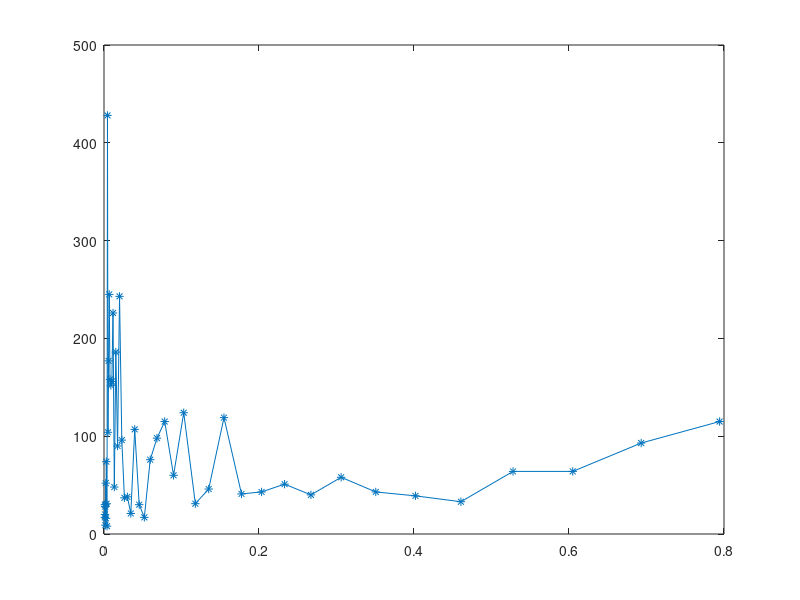

This chart was generated by the following MATLAB code:
%%%
% MPC-425, Exercise 2
%%%
function ex2

% Problem:
%  min  0.5 * z' * prob.H * z + prob.q' * z
%  s.t. prob.G * z <= prob.d

steps_list = [];
mu_list = [];
for mu = logspace(-3,-0.1,50)
    close all
    
    opt.mu = mu;
    mu_list = [mu_list, mu];
    %% Choose problem parameters
    dim   = 2; % Number of optimization variables
    speed = 'slow'; % set to 'fast' for fast convergence, and 'slow' to see what's going on
    seed  = ceil(100*rand); % Set to any integer to choose the randomly generated problem
    
    display = 0;
    [prob,opt] = setupEx2(dim, speed, seed, display);
    
    %%%%%%%%%%%%%%%%%%% THE BARRIER METHOD %%%%%%%%%%%%%%%%%%%
    %%%%%%%%%%%%%%%%%%% THE BARRIER METHOD %%%%%%%%%%%%%%%%%%%
    
    % Initialize
    kappa = opt.kappa0;
    z     = prob.z0;
    zprev = z;
    
    % Outer loop
    stats.outerIterations = 0;
    stats.innerIterations = 0;
    
    opt.mu = mu;
    tic
    while kappa > opt.epsilon % Stop once the barrier term is small
        stats.outerIterations = stats.outerIterations + 1;
        
        % Inner loop (centering step)
        while 1
            stats.innerIterations = stats.innerIterations + 1;
            if any(prob.d-prob.G*z < 0), error('Current point z is not feasible'); end
            
            %vvvvvvvvvvvvvvvv YOUR CODE HERE vvvvvvvvvvvvvvvvvvv
            
            % Compute search direction
            Dz = inv(prob.H + kappa * prob.grad2Phi(z)) * ...
                (-prob.H * z - prob.q - kappa * prob.gradPhi(z));
            
            %^^^^^^^^^^^^^^^^ YOUR CODE HERE ^^^^^^^^^^^^^^^^^^^
            
            if dim == 2 && display
                plot([z(1);zprev(1)],[z(2);zprev(2)],'k.-','markersize',10);
                drawnow;
            end
            
            t = 1;
            
            % Reduce t until z+t*Dz is feasible
            % (Backtrack for feasibility)
            % Use opt.beta / opt.alpha as the backtracking parameters
            
            while t > opt.epsilon && any(prob.G*(z+t*Dz) > prob.d)
                t = opt.beta*t;
            end
            
            % Reduce t to minimize f(z+t*Dz)
            % Use opt.beta / opt.alpha as the backtracking parameters
            
            while t > opt.epsilon
                fup   = prob.f(z+t*Dz) + kappa * prob.phi(z+t*Dz);
                df    = prob.gradF(z)  + kappa * prob.gradPhi(z);
                fdown = prob.f(z)      + kappa * prob.phi(z) + opt.alpha*t*df'*Dz;
                
                if fup < fdown, break; end
                t=opt.beta*t;
            end
            
            % Termination condition
            % We stop if we're no longer making any progress, either because the
            % step size t is very small, or the size of the gradient is very small
            if t < opt.epsilon || norm(Dz) < opt.epsilon, break; end
            
            % Slow down convergence so we can see what's going on
            if opt.slow, t = min([t t/(20*norm(Dz)) ]); end
            
            % Take step
            zprev = z;
            z = z + t*Dz;
        end
        
        if dim == 2 && display, plot(z(1),z(2),'ro'); drawnow; end
        
        % Decrease barrier parameter
        kappa = kappa * opt.mu;
    end
    stats.solveTime = toc;
    
    %%%%%%%%%%%%%%%%%%% THE BARRIER METHOD %%%%%%%%%%%%%%%%%%%
    %%%%%%%%%%%%%%%%%%% THE BARRIER METHOD %%%%%%%%%%%%%%%%%%%
    
    
    %%
    % Solve the optimization problem and compare
    tic
    [zopt,fval,flag] = quadprog(prob.H,prob.q,prob.G,prob.d);
    stats.quadprogSolveTime = toc;
    if flag ~= 1, error('Could not solve optimization problem'); end
    
    fprintf('---------------------\n');
    fprintf('Your optimal cost: %f\n', prob.f(z));
    fprintf('True optimal cost: %f\n', fval);
    fprintf('Error = %f\n\n', abs(prob.f(z) - fval));
    
    
    if dim==2
        fprintf('---------------------\n');
        fprintf('Your optimal solution: [%.3f %.3f]\n', z(1), z(2));
        fprintf('True optimal solution: [%.3f %.3f]\n', zopt(1), zopt(2));
        fprintf('Norm of error = %f\n\n', norm(z-zopt));
    end
    
    fprintf('---------------------\n');
    fprintf('Solution statistics:\n');
    fprintf('  Number of outer iterations: %i\n', stats.outerIterations);
    fprintf('  Number of inner iterations: %i\n', stats.innerIterations);
    fprintf('  Solve time:                 %.2f seconds\n', stats.solveTime);
    fprintf('  Matlab solve time:          %.2f seconds\n', stats.quadprogSolveTime);
    
    steps_list = [steps_list, stats.innerIterations];
end

figure(2)
plot(mu_list, steps_list, '*-');
end

function [prob, opt] = setupEx2(dim, speed, seed, display)
%
% Setup a random quadratic program
%

%% Create a random quadratic program with dim variables
prob = randomQP(dim, seed);

%% Plot the problem
if dim == 2 && display == 1
    plotOptimization(prob);
end

%% Barrier method parameters
% Select 'true' for slow convergence, so you can see the central path.
% Select 'false' for standard, fast convergence
opt = setBarrierParameters(strncmp(speed, 'slow', 1));

end

%% Set the optimization parameters
function opt = setBarrierParameters(isSlow)
if isSlow
    % Use these parameters for "slow" convergence, so you can see the central path
    opt.kappa0  = 100;   % Initial value of barrier parameter
    opt.alpha   = 0.02;  % Line search parameters
    opt.beta    = 0.9;
    opt.mu      = 0.8;   % Decrease rate for barrier parameter
    opt.epsilon = 1e-3;  % Optimality tolerance
    opt.slow    = true;
else
    % Use these parameters for "fast" convergence, to solve the optimization problem
    opt.kappa0  = 1;
    opt.alpha   = 0.02;
    opt.beta    = 0.7;
    opt.mu      = 1e-2;
    opt.epsilon = 1e-8;
    opt.slow    = false;
end
end

%% Plot the optimization problem (if it is 2D)
function plotOptimization(prob)
if prob.dim ~= 2
    fprintf('Can only plot two dimensional optimization problems\n');
    return
end
clf; hold on; grid on;
try
    P = Polyhedron(prob.G,prob.d);
    P.plot('alpha',0.1,'linewidth',3,'color','k');
    %plotPolyLine(polytope(prob.G,prob.d),'k',3);
    
    %[X,Y] = gridPolytope(polytope(prob.G,prob.d),50);
    [B,l,u]=bounding_box(polytope(prob.G,prob.d));
    [X,Y] = meshgrid(linspace(l(1)-0.1,u(1)+0.1,50),linspace(l(2)-0.1,u(2)+0.1,50));
    F = 0*X;
    for i = 1:size(X,1)
        for j = 1:size(X,2)
            z = [X(i,j);Y(i,j)];
            F(i,j) = prob.f(z);
        end
    end
    contour(X,Y,F,20);
catch
    warning('Could not plot the constraints - possibly MPT is not installed?');
end

% Compute optimal solution and plot
try
    [zopt,fval,flag] = quadprog(prob.H,prob.q,prob.G,prob.d);
    if flag ~= 1, error('Could not solve optimization problem'); end
    plot(zopt(1),zopt(2),'ko','markersize',10,'markerfacecolor','k');
    text(zopt(1)+0.05,zopt(2),'Optimal point','fontweight','bold','fontsize',12,'backgroundcolor','w');
    plot(prob.z0(1),prob.z0(2),'ko','markersize',10,'markerfacecolor','k');
    text(prob.z0(1)+0.05,prob.z0(2),'Initial point','fontweight','bold','fontsize',12,'backgroundcolor','w');
catch
    warning('Could not compute the optimal solution - possibly optimization toolbox isn''t installed?');
end

% Compute analytic center and plot
try
    x = sdpvar(size(prob.G,2),1);
    dd = optimize(prob.d-prob.G*x >= 0, -geomean(prob.d-prob.G*x));
    if dd.problem ~= 0, error('Could not compute analytic center'); end
    x = double(x);
    plot(x(1),x(2),'ko','markersize',10,'markerfacecolor','k');
    text(x(1)+0.05,x(2),'Analytic center','fontweight','bold','fontsize',12,'backgroundcolor','w');
    axis tight
catch
    warning('Could not compute analytic center - possibly YALMIP isn''t installed?');
end

end

%% Create a random quadratic program
function prob = randomQP(dim, seed)

% Number of optimization variables
prob.dim = dim;

% Set the seed of the random generator so we can get the same 'random'
% problem twice if we want
randn('state',seed);

% Create the problem
%  min  0.5 z'Hz + q'z s.t. Gx <= d
prob.G  = randn(5*dim,dim);
prob.d  = ones(5*dim,1);
prob.H  = randn(dim); prob.H = prob.H * prob.H';
prob.q  = randn(dim,1);

% We've chosen d = 1, so the point 0 is always in the interior of the
% constraints
prob.z0 = zeros(dim,1);

% Helper functions
prob.f       = @(z) 0.5*z'*prob.H*z + prob.q'*z;
prob.gradF   = @(z) prob.H*z + prob.q;
prob.phi     = @(z) sum(-log(prob.d-prob.G*z));
prob.gradPhi = @(z) prob.G'*diag(1./(prob.d-prob.G*z))*ones(length(prob.d),1);
% prob.gradPhi = @(z) prob.G'*(1./(prob.d - prob.G * z));
prob.diag_G = [];
for i = 1:length(prob.d)
    prob.diag_G = blkdiag(prob.diag_G, prob.G(i,:));
end

prob.grad2Phi= @(z) prob.G' * prob.diag_G * ...
    kron(diag(1./(prob.d-prob.G*z).^2),eye(dim)) * ...
    repmat(eye(dim),length(prob.d),1);
end